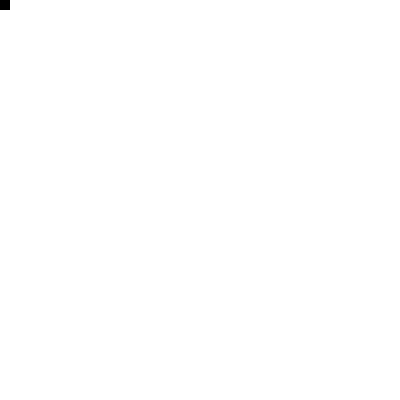
Frame 1 (no input)
Frame 60 (the mouse pressed at the canvas centre just before this capture): identical to frame 1, image omitted
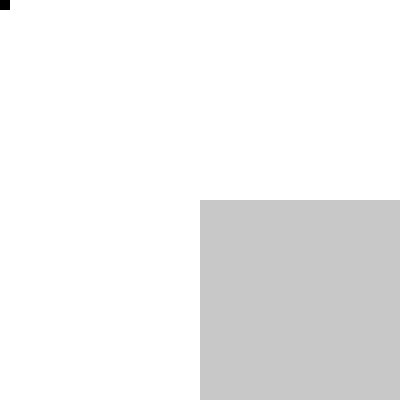
Frame 120 (the mouse held since frame 60 and released just before this capture)

The Processing sketch that drew these frames (run headless with seeded random() and noise(); from frame 60 on, the mouse is pressed at the canvas centre):

// Processing sketch: processing_143953
// ── processing_143953.pde

// hw 2/6/14
// mouse interaction
// keyboard interaction

void setup() {
  size(400,400);
  background(255);
}

void draw() {
  translate(200,200);
  noStroke();
  smooth();
  fill(mouseY,mouseX,mouseX);
  rect(mouseX - 200,mouseY - 200,10+mouseX,10+mouseY);
}

void keyPressed() {
  rect(10+mouseX/2,10+mouseY/2,random(-200,200),random(-200,200));
}
